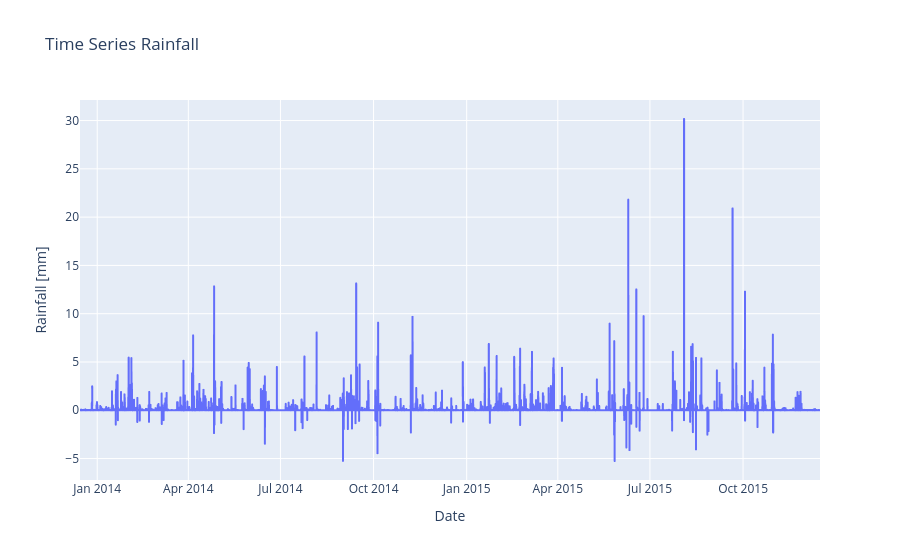

Notebook cell for this chart:
### Code cell
kl = pd.read_csv(file_name,skiprows=6,parse_dates=[1])
kl = kl.drop(['Format'],axis=1) 
kl.columns.values[0] = 'Date'
kl.columns.values[1] = 'Rainfall [mm]' 
fig = px.line(kl, x='Date', y='Rainfall [mm]', title='Time Series Rainfall')
fig.show()

### Figure 1 — Plotly figure (JSON) as saved in the notebook; plotly's stock layout.template omitted (floating-point values rounded to 4 significant figures; data arrays with more than 128 entries replaced by an {"elided": "..."} marker saying what was removed)
{"data": [{"hovertemplate": "Date=%{x}<br>Rainfall [mm]=%{y}<extra></extra>", "legendgroup": "", "line": {"color": "#636efa", "dash": "solid"}, "marker": {"symbol": "circle"}, "mode": "lines", "name": "", "showlegend": false, "type": "scattergl", "x": {"elided": "17545 str values"}, "xaxis": "x", "y": {"elided": "17545 float values"}, "yaxis": "y"}], "layout": {"autosize": true, "legend": {"tracegroupgap": 0}, "title": {"text": "Time Series Rainfall"}, "xaxis": {"anchor": "y", "autorange": true, "domain": [0, 1], "range": ["2013-12-15", "2015-12-16"], "title": {"text": "Date"}, "type": "date"}, "yaxis": {"anchor": "x", "autorange": true, "domain": [0, 1], "range": [-7.221, 32.13], "title": {"text": "Rainfall [mm]"}, "type": "linear"}}}
